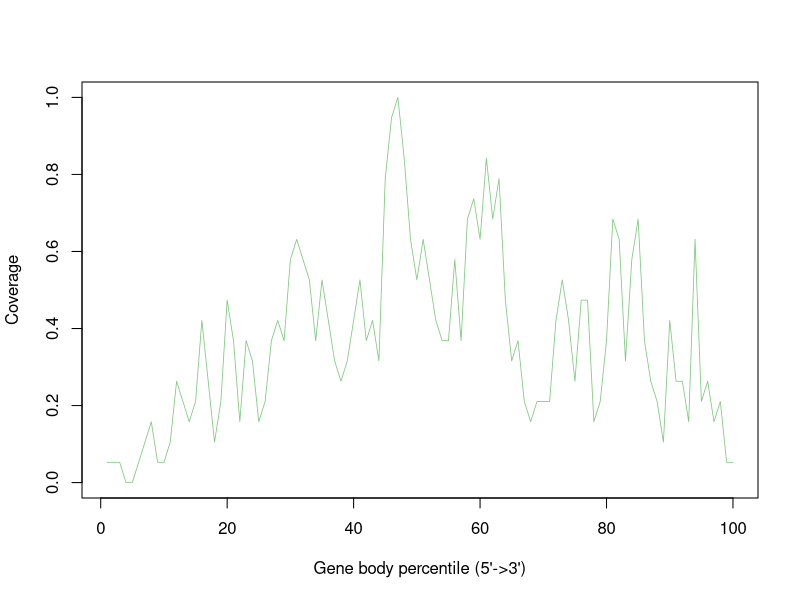

Source code (R):
GSM4486074_Aligned.sortedByCoord_sorted.out <- c(0.05263157894736842,0.05263157894736842,0.05263157894736842,0.0,0.0,0.05263157894736842,0.10526315789473684,0.15789473684210525,0.05263157894736842,0.05263157894736842,0.10526315789473684,0.2631578947368421,0.21052631578947367,0.15789473684210525,0.21052631578947367,0.42105263157894735,0.2631578947368421,0.10526315789473684,0.21052631578947367,0.47368421052631576,0.3684210526315789,0.15789473684210525,0.3684210526315789,0.3157894736842105,0.15789473684210525,0.21052631578947367,0.3684210526315789,0.42105263157894735,0.3684210526315789,0.5789473684210527,0.631578947368421,0.5789473684210527,0.5263157894736842,0.3684210526315789,0.5263157894736842,0.42105263157894735,0.3157894736842105,0.2631578947368421,0.3157894736842105,0.42105263157894735,0.5263157894736842,0.3684210526315789,0.42105263157894735,0.3157894736842105,0.7894736842105263,0.9473684210526315,1.0,0.8421052631578947,0.631578947368421,0.5263157894736842,0.631578947368421,0.5263157894736842,0.42105263157894735,0.3684210526315789,0.3684210526315789,0.5789473684210527,0.3684210526315789,0.6842105263157895,0.7368421052631579,0.631578947368421,0.8421052631578947,0.6842105263157895,0.7894736842105263,0.47368421052631576,0.3157894736842105,0.3684210526315789,0.21052631578947367,0.15789473684210525,0.21052631578947367,0.21052631578947367,0.21052631578947367,0.42105263157894735,0.5263157894736842,0.42105263157894735,0.2631578947368421,0.47368421052631576,0.47368421052631576,0.15789473684210525,0.21052631578947367,0.3684210526315789,0.6842105263157895,0.631578947368421,0.3157894736842105,0.5789473684210527,0.6842105263157895,0.3684210526315789,0.2631578947368421,0.21052631578947367,0.10526315789473684,0.42105263157894735,0.2631578947368421,0.2631578947368421,0.15789473684210525,0.631578947368421,0.21052631578947367,0.2631578947368421,0.15789473684210525,0.21052631578947367,0.05263157894736842,0.05263157894736842)


pdf("GSM4486074.geneBodyCoverage.curves.pdf")
x=1:100
icolor = colorRampPalette(c("#7fc97f","#beaed4","#fdc086","#ffff99","#386cb0","#f0027f"))(1)
plot(x,GSM4486074_Aligned.sortedByCoord_sorted.out,type='l',xlab="Gene body percentile (5'->3')", ylab="Coverage",lwd=0.8,col=icolor[1])
dev.off()
